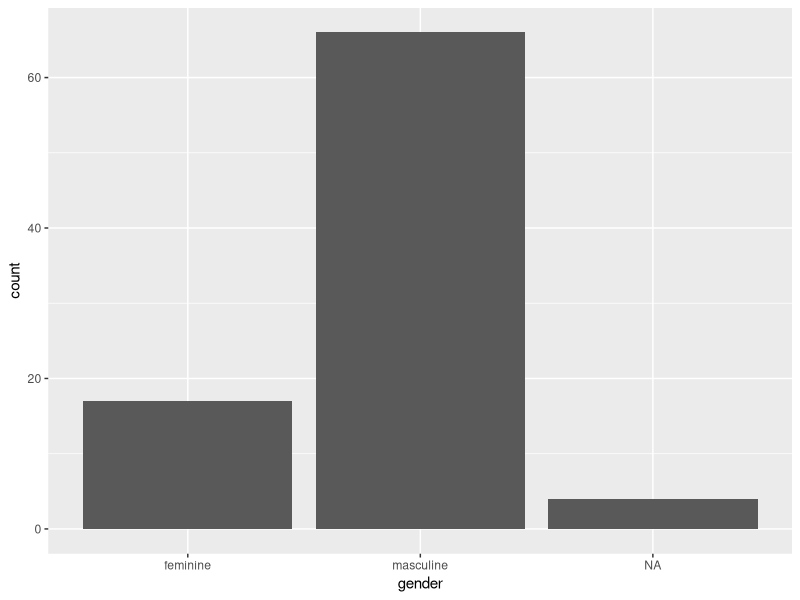
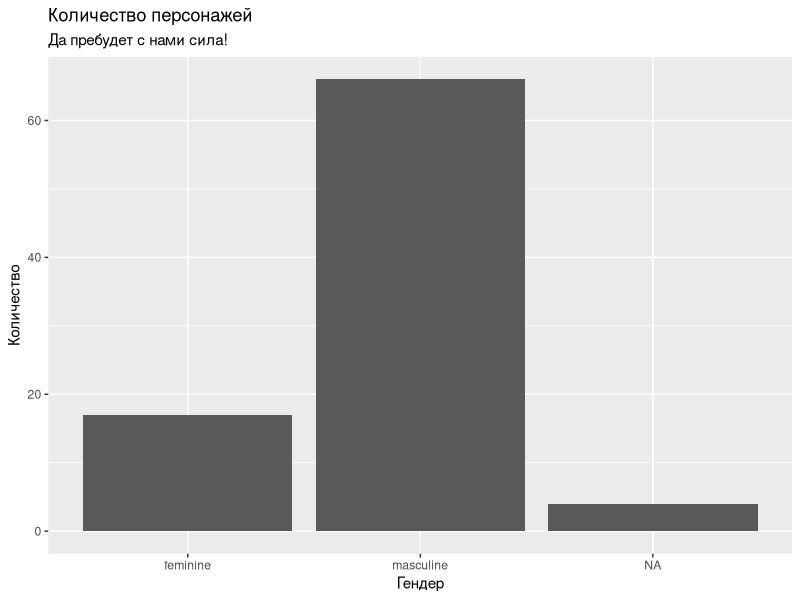
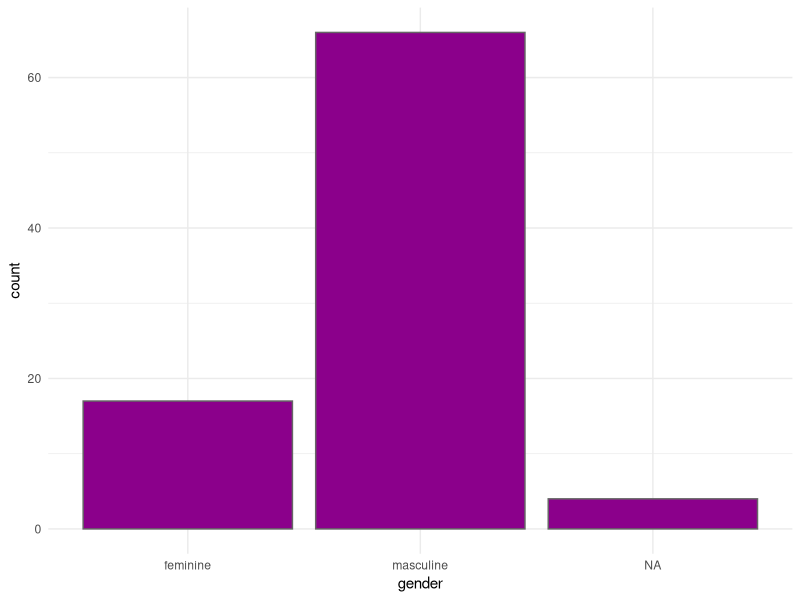
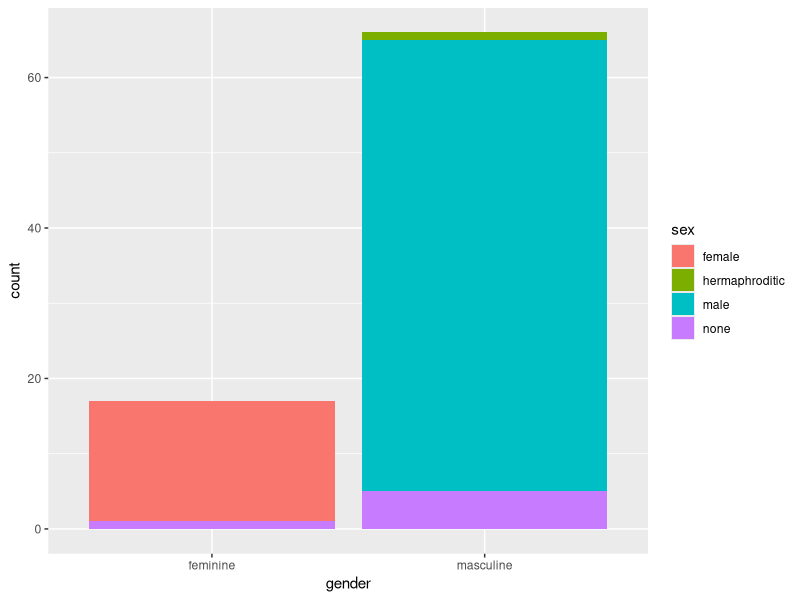
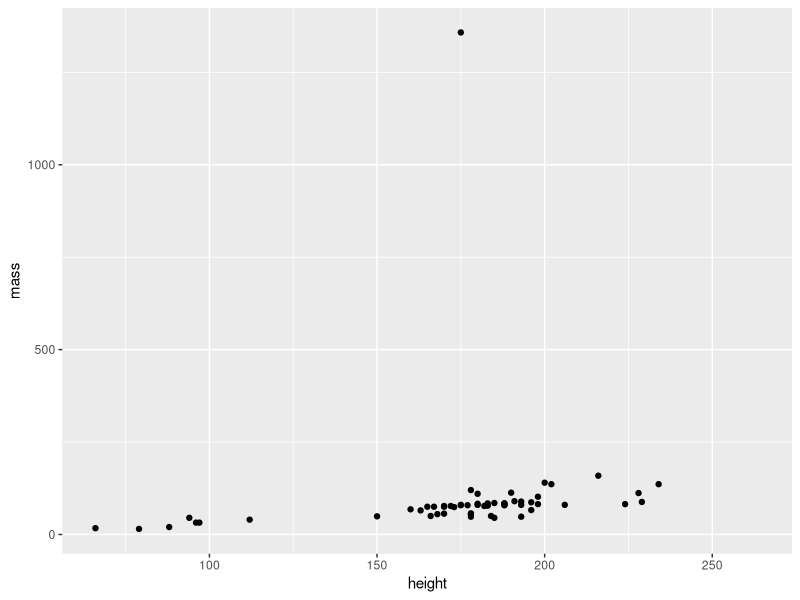
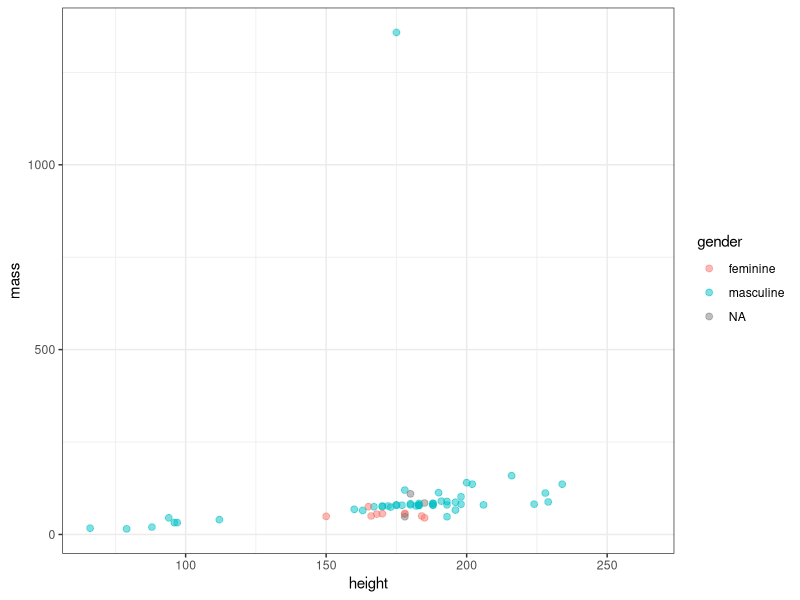
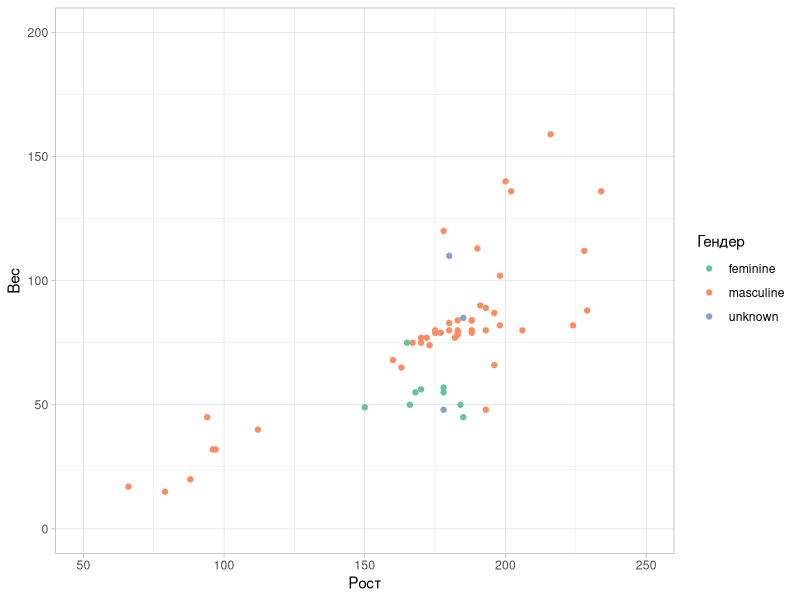
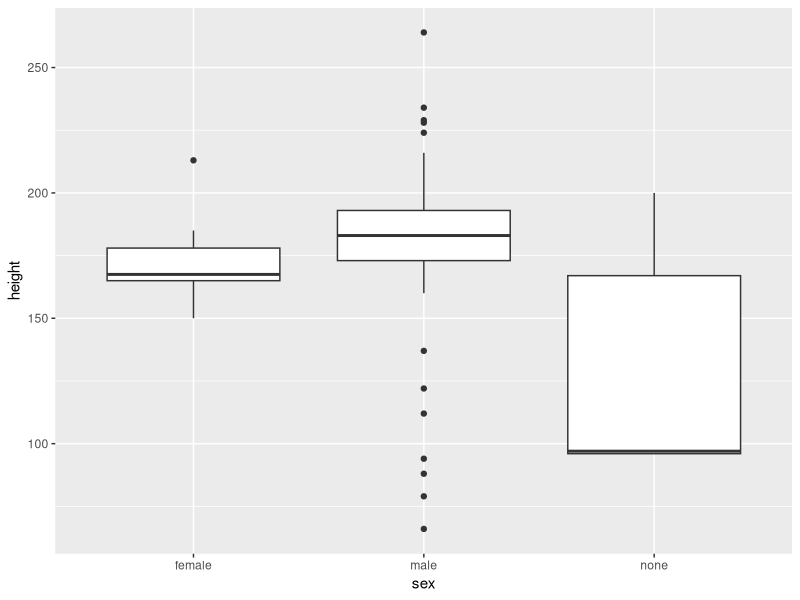

Write the R code that produced these figures, in order.
# Глава учебника: https://locusclassicus.github.io/text_analysis/plot.html

library(tidyverse)
# library(ThemePark)
starwars <- starwars

# ------------------------------------------------------------
# СТОЛБЧАТАЯ ДИАГРАММА (Bar chart)
#
# Используется, когда нужно сравнить количество объектов
# в разных категориях.
#
# В этом примере считаем, сколько персонажей относится
# к каждому гендеру.
#
# aes() связывает переменные из таблицы с элементами графика.
#
# Здесь: x = gender означает, 
# что категории переменной gender будут расположены
# по горизонтальной оси.
# ------------------------------------------------------------

starwars |> 
  ggplot(aes(gender)) +
  geom_bar()

# ------------------------------------------------------------
# Добавляем подписи.
#
# labs() используется практически для любого графика.
# Он позволяет добавить заголовок, подписи осей
# и другие текстовые элементы.
# ------------------------------------------------------------

starwars |> 
  ggplot(aes(x = gender)) +
  geom_bar() +
  labs(
    title = "Количество персонажей",
    subtitle = "Да пребудет с нами сила!",
    x = "Гендер",
    y = "Количество"
  )

# ------------------------------------------------------------
# Меняем внешний вид столбцов и тему.
#
# fill  — цвет заливки;
# color — цвет контура.
#
# Эти параметры записаны НЕ внутри aes(),
# потому что один и тот же цвет применяется
# ко всем столбцам.
# ------------------------------------------------------------

starwars |> 
  ggplot(aes(x = gender)) +
  geom_bar(
    fill = "#8B008B",
    color = "grey40"
  ) +
  theme_minimal()

# ------------------------------------------------------------
# Цвет тоже может зависеть от данных.
#
# Теперь fill находится внутри aes().
# Это означает, что цвет определяется
# значениями переменной sex. 
#
# Также поменяем позицию столбиков.
# Такой график удобно использовать,
# когда важно сравнить состав групп,
# а не их абсолютный размер.
# ------------------------------------------------------------

starwars |> 
  drop_na(gender) |> 
  ggplot(aes(x = gender, fill = sex)) +
  geom_bar() # попробуйте также dodge

# ------------------------------------------------------------
# ДИАГРАММА РАССЕЯНИЯ (Scatter plot)
#
# Когда использовать:
# Исследование связи между двумя количественными переменными.
#
# Обязательные эстетики:
# x, y
#
# Что показывает пример:
# Связь между ростом и массой персонажей.
# ------------------------------------------------------------

starwars |> 
  ggplot(aes(x = height, y = mass)) +
  geom_point()

# ------------------------------------------------------------
# Эстетика size контролирует размер точки
# Ее также можно привязать к переменной.
#
# Важное замечание.
# Для точек обычно используется эстетика color.
#
# Эстетика fill применяется к геометриям,
# которые имеют внутреннюю область
# (например, столбики или некоторые виды точек).
# Эстетика alpha контролирует прозрачность объекта.
# ------------------------------------------------------------

starwars |> 
  ggplot(aes(x = height, y = mass, color = gender)) +
  geom_point(size = 2,
             alpha = 0.5) +
  theme_bw()

# ------------------------------------------------------------
# coord_cartesian() позволяет приблизить область графика,
# не удаляя наблюдения из данных.
#
# Используем встроенные палитры, чтобы поменять цвет точек
# 
# Избавимся от NA
# ------------------------------------------------------------

starwars <- starwars |> 
  mutate(
    gender = replace_na(gender, "unknown")
    ) 

starwars |> 
  ggplot(aes(
    x = height,
    y = mass,
    color = gender
    )) +
  geom_point() +
  coord_cartesian(
    xlim = c(50, 250),
    ylim = c(0, 200)
    ) +
  scale_color_brewer(
    palette = "Set2",
    name = "Гендер") +
  labs(x = "Рост", y = "Вес") +
  theme_light()

# ------------------------------------------------------------
# scale_color_brewer()
#
# palette — название цветовой палитры.
#
# name — заголовок легенды.
#
# Аналогично работают:
#
# scale_fill_brewer()   — для заливки;
# scale_color_manual()  — если нужно
#                         задать свои цвета;
# scale_fill_manual()   — свои цвета заливки.
# ------------------------------------------------------------

# ------------------------------------------------------------
# ЯЩИК С УСАМИ (Boxplot)
#
# Когда использовать:
# Сравнение распределений количественной переменной
# между несколькими группами.
#
# Обязательные эстетики:
# x — категориальная переменная;
# y — количественная переменная.
#
# Что показывает пример:
# Распределение роста персонажей разных полов.
# ------------------------------------------------------------

# Перед тем как строить boxplot, важно понять,
# что такое квартили (подсказка: это частный случай квантилей).
#
# Представьте, что мы расположили всех персонажей
# по росту — от самого низкого до самого высокого.
#
# Затем разделили этот список на четыре равные части.
#
# Получаются три "границы":
#
# Q1 (первый квартиль)  — 25% наблюдений ниже этой точки.
# Q2 (второй квартиль)  — медиана, то есть середина данных.
# Q3 (третий квартиль)  — 75% наблюдений ниже этой точки.
#
# Таким образом:
#
# 25% | 25% | 25% | 25%
#
# Q1     Q2     Q3

quantile(1:100)

# Почему тут дроби? Квартиль не обязан совпадать с одним из наблюдений. 
# В R он вычисляется интерполяцией между соседними значениями.
# В нашем случае медиана лежит между 50-м и 51-м элементами


starwars |> 
  drop_na(sex) |> 
  filter(sex != "hermaphroditic") |> 
  ggplot(aes(x = sex, y = height)) +
  geom_boxplot()

# ------------------------------------------------------------
# Как читать boxplot?
#
# Линия внутри ящика — медиана
# (середина распределения).
#
# Нижняя граница ящика — первый квартиль (Q1).
#
# Верхняя граница ящика — третий квартиль (Q3).
#
# Сам ящик содержит центральные 50% наблюдений.
#
# "Усы" показывают диапазон типичных значений.
#
# Отдельные точки за пределами усов —
# возможные выбросы.
# ------------------------------------------------------------

# ------------------------------------------------------------
# Цвет может зависеть от категории.
#
# Здесь каждая группа получает собственный цвет.
# Также настраиваем толщину линии и размер выбросов.
# ------------------------------------------------------------

starwars |> 
  ggplot(aes(
  x = gender,
  y = height,
  fill = gender
)) +
  geom_boxplot(color = "grey30", 
               linewidth = 0.3,
               outlier.size = 0.8) +
  scale_fill_brewer(palette = "Set1") +
  theme_light() + 
  coord_flip() 
  

# ------------------------------------------------------------
# Как читать boxplot?
#
# Boxplot — это краткое описание распределения данных.
#
# Линия внутри ящика — медиана.
# Она делит наблюдения пополам:
# у 50% объектов значение меньше медианы,
# у 50% — больше.
#
# Нижняя граница ящика — первый квартиль (Q1).
# Верхняя граница — третий квартиль (Q3).
#
# Ящик содержит центральные 50% наблюдений.
#
# Чем выше ящик,
# тем сильнее различаются значения
# внутри основной массы данных.
#
# Расстояние между Q1 и Q3 называется
# межквартильным размахом (IQR).
#
# "Усы" показывают диапазон типичных значений.
# Они не обязательно доходят до минимума
# и максимума.
#
# Если наблюдение находится слишком далеко
# от основной массы данных,
# оно отображается отдельной точкой.
#
# Такие точки называют возможными выбросами.
# Они не всегда являются ошибками измерения,
# но требуют дополнительного внимания.
#
# ------------------------------------------------------------


# ------------------------------------------------------------
# В переменной species очень много различных видов.
# Если построить график для всех категорий,
# он получится слишком перегруженным.
#
# Функция fct_lump_n() оставляет только n самых
# часто встречающихся категорий.
#
# Все остальные категории объединяются
# в одну группу "Other".
# ------------------------------------------------------------

starwars_species <- starwars  |> 
  filter(
    !is.na(species),
    !is.na(height)
  )  |> 
  mutate(
    species = forcats::fct_lump_n(species, n = 3)
  )

# ------------------------------------------------------------
# geom_jitter()
#
# Добавляет отдельные наблюдения.
#
# Точки немного "раздвигаются" по горизонтали,
# чтобы не накладываться друг на друга.
#
# Благодаря этому можно увидеть,
# сколько наблюдений находится в каждой группе
# и где расположены отдельные значения.
# ------------------------------------------------------------

starwars_species |> 
  ggplot(aes(x = species, y = height, color = species)) +
  geom_boxplot(show.legend = FALSE) +
  geom_jitter(
    width = 0.2,
    alpha = 0.6,
    show.legend = FALSE
  ) +
  theme_light() +
  labs(x = NULL, y = "Рост")


# ------------------------------------------------------------
# Boxplot НЕ показывает форму распределения.
# Например, по нему нельзя понять,
# имеет ли распределение один пик
# или несколько.
# Что такое распределение?
#
# Распределение показывает,
# как часто встречаются различные значения
# количественной переменной.
#
# Например:
#
# • много ли персонажей среднего роста;
# • встречаются ли очень высокие персонажи;
# • есть ли несколько "скоплений" значений.
#
# Boxplot отвечает на эти вопросы кратко.
#
# Если же мы хотим увидеть само распределение,
# лучше использовать гистограмму.
# 
# ГИСТОГРАММА (Histogram)
#
# Когда использовать:
# Исследование распределения
# одной количественной переменной.
#
# Гистограмма подходит для непрерывных
# (или почти непрерывных) данных:
# рост, вес, возраст, доход и т.д.
#
# Для категориальных данных
# используется столбчатая диаграмма.
#
# Обязательные эстетики:
# x
#
# Что показывает пример:
# Распределение роста персонажей.
# ------------------------------------------------------------

starwars |> 
  ggplot(aes(x = height)) +
  geom_histogram(binwidth = 10, alpha = 0.5)

# ------------------------------------------------------------
# Как читать гистограмму?
#
# По горизонтальной оси располагаются значения
# переменной (например, рост).
#
# По вертикальной оси —
# количество наблюдений.
#
# Каждый столбик показывает,
# сколько наблюдений попало
# в определённый диапазон значений.

# ------------------------------------------------------------
# Важное различие.
#
# Столбчатая диаграмма:
# один столбец = одна категория.
#
# Гистограмма:
# один столбец = один диапазон числовых значений.

# ------------------------------------------------------------
# ДИАГРАММА ПЛОТНОСТИ (Density plot)
#
# Когда использовать:
# Исследование распределения одной количественной
# непрерывной переменной.
#
# Обязательная эстетика:
# x
#
# Что показывает пример:
# Распределение роста персонажей.
#
# Диаграмма плотности похожа на сглаженную гистограмму.
# Вместо отдельных столбиков мы видим плавную кривую.
# ------------------------------------------------------------

starwars |> 
  ggplot(aes(x = height)) +
  geom_density()

# ------------------------------------------------------------
# Как читать диаграмму плотности?
#
# По оси X располагаются значения переменной — рост.
#
# Чем выше кривая, тем чаще значения встречаются
# в этой области.
#
# Пики показывают области, где наблюдений много.
#
# Низкие участки показывают области,
# где наблюдений мало.
#
# Важно:
# по оси Y здесь не количество персонажей,
# а плотность распределения.
#
# Поэтому высоту кривой нельзя читать
# как непосредственное число наблюдений.

# ------------------------------------------------------------
# Сравниваем распределения нескольких групп.
#
# Эстетика color связывает цвет линии
# с категориальной переменной gender.
#
# alpha задаёт прозрачность.
# Он находится вне aes(), поэтому одинаков
# для всех групп.
# ------------------------------------------------------------

starwars |> 
  ggplot(aes(x = height, color = gender, fill = gender)) +
  geom_density(
    linewidth = 0.7,
    alpha = 0.3
  ) +
  theme_light() 



# ------------------------------------------------------------
# СКРИПИЧНАЯ ДИАГРАММА (Violin plot)
#
# Когда использовать:
# Сравнение распределений количественной переменной
# между несколькими категориями.
#
# Обязательные эстетики:
# x — категориальная переменная;
# y — количественная переменная.
#
# Что показывает пример:
# Распределение роста персонажей разных гендеров
#
# Скрипичная диаграмма сочетает идеи
# boxplot и диаграммы плотности.
# ------------------------------------------------------------

starwars |> 
  filter(mass < 200) |> 
  ggplot(aes(
    x = gender,
    y = mass
)) +
  geom_violin() +
  theme_light()

# ------------------------------------------------------------
# Как читать скрипичную диаграмму?
#
# Высота скрипки показывает диапазон значений.
#
# Ширина показывает, насколько часто значения
# встречаются в определённой области.
#
# Чем шире скрипка,
# тем больше наблюдений находится рядом
# с этим значением.
#
# В отличие от boxplot, скрипка показывает
# форму распределения.
#
# Но она не показывает медиану
# и квартили (можно совместить с ящиком при желании).
# ------------------------------------------------------------

# ЛИНЕЙНЫЙ ГРАФИК (Line chart)
#
# Когда использовать:
# Изображение изменений показателя
# вдоль упорядоченной оси.
#
# Чаще всего по оси X находится время.
#
# Обязательные эстетики:
# x, y
#
# Что показывает пример:
# Как меняется средний рост персонажей
# в зависимости от года рождения.
#
# Важно:
# линейный график имеет смысл только тогда,
# когда порядок значений по оси X содержателен.
# ------------------------------------------------------------

starwars_birth_year <- starwars  |> 
  filter(
    !is.na(birth_year),
    !is.na(height),
    species == "Human"
  )  |> 
  group_by(birth_year)  |> 
  summarise(
    mean_height = mean(height)
    )  |> 
  arrange(birth_year)

starwars_birth_year

# ------------------------------------------------------------
# geom_line() соединяет соседние наблюдения линией.
#
# x = birth_year — упорядоченная переменная;
# y = mean_height — средний рост.
#
# geom_point() добавляет сами наблюдаемые точки,
# чтобы было видно, где именно есть данные.
# ------------------------------------------------------------

starwars_birth_year |> 
  ggplot(aes(x = birth_year, y = mean_height)) +
  geom_line() +
  geom_point()

# ------------------------------------------------------------
# Осторожно с интерпретацией.
#
# В датасете starwars birth_year —
# не обычная календарная дата,
# а год рождения персонажа во вселенной Star Wars.
#
# Кроме того, для некоторых годов
# может быть только один персонаж.
#
# Поэтому этот график используется прежде всего
# для демонстрации устройства линейного графика,
# а не для содержательного вывода о тенденции.
# ------------------------------------------------------------

# ------------------------------------------------------------
# ФАСЕТЫ (facet_wrap)
#
# Когда использовать:
# Когда нужно построить один и тот же график
# отдельно для нескольких групп.
#
# facet_wrap() не создаёт новый тип графика.
# Он разбивает уже знакомый график
# на несколько небольших панелей.
#
# Что показывает пример:
# Распределение роста отдельно
# для разных значений переменной gender.
# 
# Спрячем легенду и повернем подписи
# ------------------------------------------------------------

starwars |> 
  filter(gender != "unknown") |> 
  ggplot(aes(x = height, fill = gender)) +
  geom_histogram(bins = 15, show.legend = FALSE) +
  facet_wrap(~ gender, scales = "free") +
  coord_cartesian(xlim = c(50, 250)) +
  theme_light() +
  theme(axis.text.x = element_text(angle = 45))

# ------------------------------------------------------------
# Как читать фасеты?
#
# Во всех панелях используются одинаковые:
# - переменные;
# - тип графика;
# - шкалы осей.
#
# Отличается только группа наблюдений.
#
# Это позволяет сравнивать распределения
# между группами.
#
# Формула ~ gender означает:
# создать отдельную панель
# для каждого значения gender.
# ------------------------------------------------------------

# ------------------------------------------------------------
# facet_wrap() можно применять
# практически к любому графику.
#
# Здесь мы сравниваем связь между ростом и массой
# отдельно для разных групп.
# ------------------------------------------------------------

ggplot(starwars, aes(
  x = height,
  y = mass,
  color = gender
)) +
  geom_point(show.legend = FALSE) +
  facet_wrap(~ gender) +
  coord_cartesian(
    xlim = c(50, 250),
    ylim = c(0, 200)
  ) + 
  theme_light() +
  theme(axis.text.x = element_text(angle = 45))

# ------------------------------------------------------------
# LIST-COLUMNS
#
# Обычно в одной ячейке таблицы хранится
# одно значение.
#
# Но в starwars есть столбцы,
# где одна ячейка содержит целый вектор.
#
# Например:
# - films — фильмы с участием персонажа;
# - vehicles — транспортные средства;
# - starships — космические корабли.
#
# Такие столбцы называются list-columns.
# ------------------------------------------------------------

glimpse(starwars)

# ------------------------------------------------------------
# ТАЙДИФИКАЦИЯ СТОЛБЦА films
#
# Сейчас один персонаж занимает одну строку,
# а все его фильмы находятся внутри одной ячейки.
#
# Для анализа нам удобнее правило:
#
# одна строка = один персонаж в одном фильме.
#
# unnest_longer() распаковывает вектор
# и создаёт отдельную строку
# для каждого его элемента.
# ------------------------------------------------------------

starwars_films <- starwars  |> 
  select(
    name,
    gender,
    species,
    films, 
    homeworld
  )  |> 
  unnest_longer(films)

starwars_films

# ------------------------------------------------------------
# После unnest_longer():
#
# если персонаж участвовал в пяти фильмах,
# он будет занимать пять строк.
#
# Остальные значения строки
# автоматически повторяются.
# ------------------------------------------------------------

starwars_films  |> 
  filter(name == "Luke Skywalker")

# ------------------------------------------------------------
# Сколько персонажей представлено
# в каждом фильме?
#
# count(films) группирует строки по фильмам
# и считает число строк в каждой группе.
#
# После распаковки одна строка соответствует
# одному персонажу в одном фильме.
# ------------------------------------------------------------

film_counts <- starwars_films  |> 
  count(
    films,
    sort = TRUE
  )

film_counts

# ------------------------------------------------------------
# Строим столбчатую диаграмму
# по уже рассчитанным значениям.
#
# Поэтому используется geom_col(),
# а не geom_bar().
#
# geom_bar() сам считает строки.
# geom_col() использует готовую переменную n.
# ------------------------------------------------------------

film_counts |> 
  ggplot(aes(x = reorder(films, -n), y = n, fill = films)) +
  geom_col(show.legend = FALSE) +
  labs(
    title = "Количество персонажей в фильмах Star Wars",
    x = "Количество персонажей",
    y = "Фильм"
  ) +
  theme_light() +
  coord_flip() +
  scale_fill_viridis_d() 

# ------------------------------------------------------------
# Сравним количество персонажей разных видов
# в каждом фильме.
#
# Сначала считаем число наблюдений
# для каждой комбинации:
# фильм + gender.
# ------------------------------------------------------------

species_films_counts <- starwars_films  |> 
  filter(!is.na(species))  |> 
  count(species, films) |> 
  mutate(species = fct_lump_n(species, n = 3))

species_films_counts

# ------------------------------------------------------------
# Для каждого значения species
# создаётся отдельная панель.
#
# Во всех панелях показаны те же фильмы,
# поэтому их удобно сравнивать.
# 
# Обратите внимание на поворот всего графика
# ------------------------------------------------------------

species_films_counts |> 
  filter(films != "A New Hope") |> 
  ggplot(aes(x = species, y = n, fill = species)) +
  geom_col(show.legend = FALSE) +
  facet_wrap(~ films, scales = "free_y", nrow = 4) +
  coord_flip() +
  theme_light()

# ------------------------------------------------------------
# Как читать этот график?
#
# Каждая панель соответствует одному фильму.
#
# По горизонтальной оси показано
# количество персонажей каждого вида.
#
# Во всех фильмах преобладают люди (Human).
#
# Категория Other объединяет редкие виды,
# поэтому особенно велика в фильмах,
# где представлено большее разнообразие
# персонажей.
#
# Благодаря facet_wrap() можно легко
# сравнить состав персонажей
# между разными фильмами.
# ------------------------------------------------------------

# ------------------------------------------------------------
# ТАЙДИФИКАЦИЯ СТОЛБЦА vehicles
#
# Одна ячейка может содержать несколько
# транспортных средств персонажа.
#
# После unnest_longer() одна строка будет означать:
#
# один персонаж + одно транспортное средство.
# ------------------------------------------------------------

starwars_vehicles <- starwars  |> 
  select(
    name,
    gender,
    species,
    vehicles
  )  |> 
  unnest_longer(vehicles)

starwars_vehicles

# ------------------------------------------------------------
# У некоторых персонажей список vehicles пустой.
#
# После распаковки такие наблюдения
# могут отсутствовать в полученной таблице.
#
# Считаем, сколько персонажей связано
# с каждым транспортным средством.
# ------------------------------------------------------------

vehicle_counts <- starwars_vehicles  |> 
  count(
    vehicles,
    sort = TRUE
  )

vehicle_counts


# ------------------------------------------------------------
# Точно так же можно распаковать starships.
#
# Одна строка после распаковки:
# один персонаж + один космический корабль.
# ------------------------------------------------------------

starwars_starships <- starwars  |> 
  select(
    name,
    gender,
    species,
    starships
  )  |> 
  unnest_longer(starships)

# Считаем персонажей для каждого корабля.

starship_counts <- starwars_starships  |> 
  count(
    starships,
    sort = TRUE
  )

starship_counts

# Показываем 10 наиболее часто встречающихся кораблей.

starship_counts  |> 
  slice_head(n = 10)  |> 
  ggplot(aes(
    x = n,
    y = fct_reorder(starships, n)
  )) +
  geom_col() +
  labs(
    title = "Наиболее часто встречающиеся корабли",
    x = "Количество персонажей",
    y = "Космический корабль"
  )

# Спасибо за работу! 
# MAY THE FORCE BE WITH YOU
